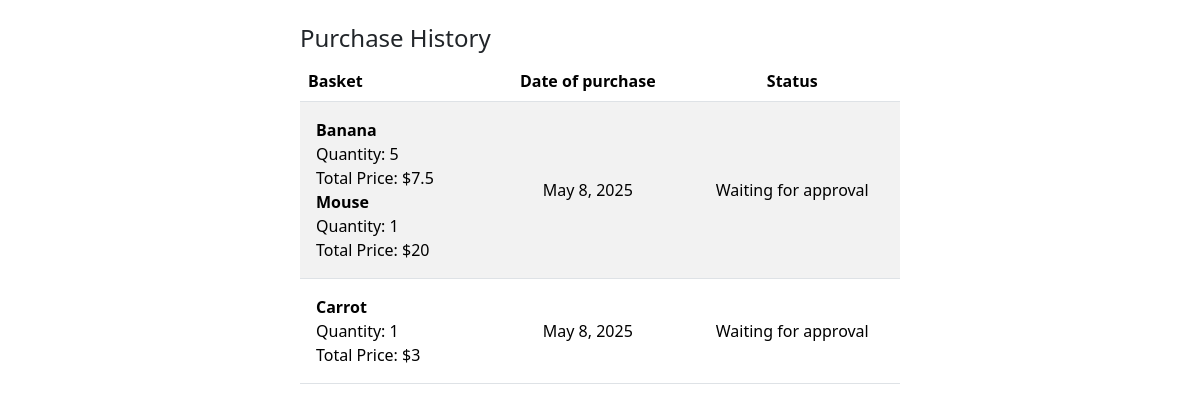
The page /purchase-history/ (signed in) on the database as committed earlier.
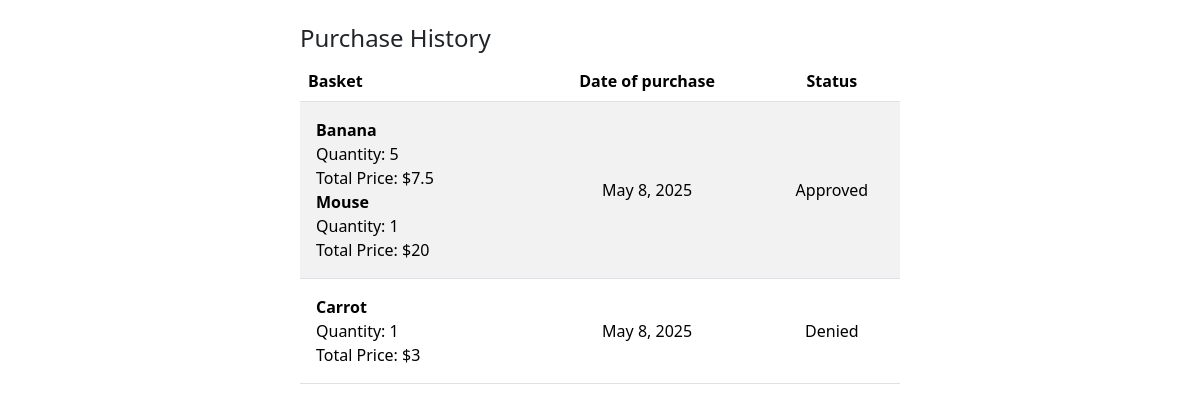
The same page on the database as committed later.
### store/models.py (models this page shows)
class Basket(models.Model):
  customer = models.ForeignKey(User, on_delete=models.SET_NULL, null=True, blank=True)
  products = models.JSONField()
  BASKET_STATUS = (('a', 'Approved'), ('d', 'Denied'), ('w', 'Waiting for approval'))
  status = models.CharField(
    max_length=1,
    choices=BASKET_STATUS,
    blank=True,
    default='w',
    help_text='Basket status'
  )
  date_created = models.DateField(null=True, blank=True)
  date_modified = models.DateField(null=True, blank=True)

### store/views.py (the view)
# urls.py: path('purchase-history/', views.PurchaseHistoryView.as_view(), name='customer-purchase-history'),
class PurchaseHistoryView(PermissionRequiredMixin, LoginRequiredMixin, generic.ListView):
  model = Basket
  context_object_name = 'purchase_history'
  template_name = 'purchase_history.html'
  permission_required = "store.view_basket"
  def get_queryset(self):
    pk = self.kwargs.get('pk')
    user = self.request.user
    if pk:
      if user.groups.filter(name="staff").exists():
        return Basket.objects.filter(customer__pk=pk)
      else:
        raise PermissionDenied("You don't have permission to perform this action.")
    return Basket.objects.filter(customer=user)

### store/templates/purchase_history.html (shortened to what this page needs)
{% extends "master.html" %}
{% block content %}
<div class="d-flex justify-content-center g-2 mt-4">
  <div class="col-6">
    <h4>Purchase History</h4>
    <table class="table table-striped">
      <thead>
        <tr>
          <th scope="col">Basket</th>
          <th scope="col" class="text-center">Date of purchase</th>
          <th scope="col" class="text-center">Status</th>
        </tr>
      </thead>
      <tbody>
        {% for item in purchase_history %}
          <tr>
            <td class="p-3">
              {% for product in item.products %}
                <strong>{{ product.name|capfirst }}</strong><br>
                Quantity: {{ product.quantity }}<br>
                Total Price: ${{ product.total_price }}<br/>
              {% endfor %}
            </td>
            <td class="text-center align-middle">{{ item.date_created }}</td>
            <td class="text-center align-middle">{{ item.get_status_display  }}</td>
          </tr>
        {% endfor %}
      </tbody>
    </table>
  </div>
</div>
{% endblock %}

Rows that differ between the two databases and show on the page:
changed Basket: status "Waiting for approval" → "Approved"
changed Basket: status "Waiting for approval" → "Denied"
